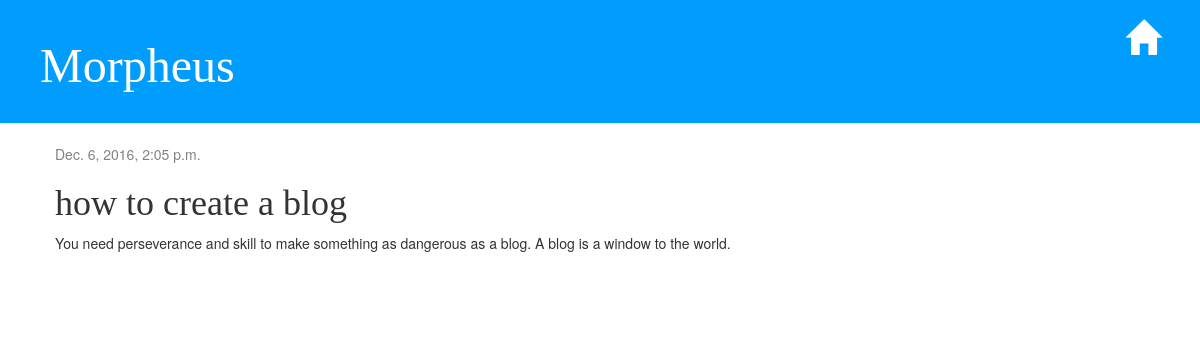
The app's page /post/2/ with its own data.
### blog/models.py (models this page shows, shortened)
class Post(models.Model):
    author = models.ForeignKey('auth.User')
    title = models.CharField(max_length=200)
    text = models.TextField()
    created_date = models.DateTimeField(
            default=timezone.now)
    published_date = models.DateTimeField(
            blank=True, null=True)
    post_topic = models.ForeignKey('Topic', on_delete = models.CASCADE)

### blog/views.py (the view)
# urls.py: url(r'^post/(?P<pk>\d+)/$', views.post_detail, name = 'post_detail'),
def post_detail(request, pk):
    post = get_object_or_404(Post, pk=pk)
    return render(request, 'blog/post_detail.html', {'post': post})

### blog/templates/blog/post_detail.html (shortened to what this page needs)
{%extends 'blog/base.html' %}
{% block content %}
    <div class= "post">
        {%if post.published_date %}
            <div class="date">
                {{ post.published_date }}
            </div>
        {% endif %}
        <h1> {{ post.title }}</h1>
        <p> {{post.text | linebreaksbr }}</p>
    </div>
{%endblock%}

### blog/static/css/blog.css (style rules this page uses)
h1, h2, h3, h4 { font-family: 'Georgia', serif; }
.date { color: #828282; }
.post { margin-bottom: 70px; }

### records on screen
Post: published_date "Dec. 6, 2016, 2:05 p.m.", title "how to create a blog", text "You need perseverance and skill to make something as dangerous as a blog. A blog is a window to the world."
